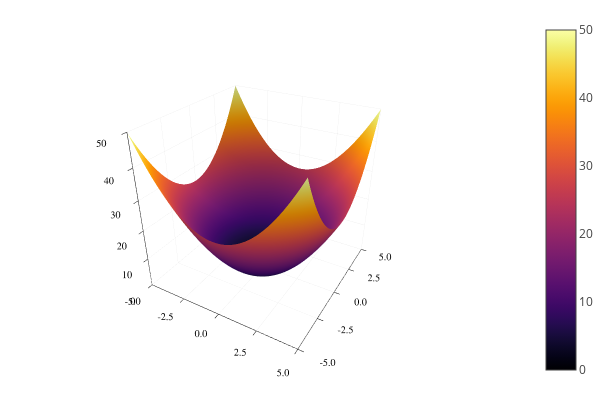

This figure's notebook cell:
### Markdown cell above
For functions of more than one variable, second-order behavior near a critical point is richer than just "min" or "max". The graph can be up-turned in some directions and down-turned in others (like a saddle). And even if it's up-turned in all directions, the relative magnitudes, there's an important difference between graphs like the one below, which form a nice bowl shape, and graphs like the one we saw above with the line-of-best-fit problem, which is more like a valley.

### Code cell
surface(-5:0.1:5, -5:0.1:5, (x,y) -> x^2 + y^2)

### Figure 1 — Plotly figure (JSON) as saved in the notebook; plotly's stock layout.template omitted (floating-point values rounded to 4 significant figures; data arrays with more than 128 entries replaced by an {"elided": "..."} marker saying what was removed)
{"data": [{"cmax": 50, "cmin": 0, "colorbar": {"title": {"text": ""}}, "colorscale": {"elided": "256x2 mixed values"}, "hoverinfo": "none", "name": "y1", "opacity": null, "showlegend": false, "showscale": true, "type": "surface", "x": [-5, -4.9, -4.8, -4.7, -4.6, -4.5, -4.4, -4.3, -4.2, -4.1, -4, -3.9, -3.8, -3.7, -3.6, -3.5, -3.4, -3.3, -3.2, -3.1, -3, -2.9, -2.8, -2.7, -2.6, -2.5, -2.4, -2.3, -2.2, -2.1, -2, -1.9, -1.8, -1.7, -1.6, -1.5, -1.4, -1.3, -1.2, -1.1, -1, -0.9, -0.8, -0.7, -0.6, -0.5, -0.4, -0.3, -0.2, -0.1, 0, 0.1, 0.2, 0.3, 0.4, 0.5, 0.6, 0.7, 0.8, 0.9, 1, 1.1, 1.2, 1.3, 1.4, 1.5, 1.6, 1.7, 1.8, 1.9, 2, 2.1, 2.2, 2.3, 2.4, 2.5, 2.6, 2.7, 2.8, 2.9, 3, 3.1, 3.2, 3.3, 3.4, 3.5, 3.6, 3.7, 3.8, 3.9, 4, 4.1, 4.2, 4.3, 4.4, 4.5, 4.6, 4.7, 4.8, 4.9, 5], "xaxis": "x", "y": [-5, -4.9, -4.8, -4.7, -4.6, -4.5, -4.4, -4.3, -4.2, -4.1, -4, -3.9, -3.8, -3.7, -3.6, -3.5, -3.4, -3.3, -3.2, -3.1, -3, -2.9, -2.8, -2.7, -2.6, -2.5, -2.4, -2.3, -2.2, -2.1, -2, -1.9, -1.8, -1.7, -1.6, -1.5, -1.4, -1.3, -1.2, -1.1, -1, -0.9, -0.8, -0.7, -0.6, -0.5, -0.4, -0.3, -0.2, -0.1, 0, 0.1, 0.2, 0.3, 0.4, 0.5, 0.6, 0.7, 0.8, 0.9, 1, 1.1, 1.2, 1.3, 1.4, 1.5, 1.6, 1.7, 1.8, 1.9, 2, 2.1, 2.2, 2.3, 2.4, 2.5, 2.6, 2.7, 2.8, 2.9, 3, 3.1, 3.2, 3.3, 3.4, 3.5, 3.6, 3.7, 3.8, 3.9, 4, 4.1, 4.2, 4.3, 4.4, 4.5, 4.6, 4.7, 4.8, 4.9, 5], "yaxis": "y", "z": {"elided": "101x101 float values"}, "zmax": 50, "zmin": 0}], "layout": {"annotations": [], "height": 400, "legend": {"bgcolor": "rgba(255, 255, 255, 1.000)", "bordercolor": "rgba(0, 0, 0, 1)", "borderwidth": 1, "font": {"color": "rgba(0, 0, 0, 1)", "family": "sans-serif", "size": 11}, "tracegroupgap": 0, "traceorder": "normal", "x": 1, "xanchor": "auto", "y": 1, "yanchor": "auto"}, "margin": {"b": 20, "l": 0, "r": 0, "t": 20}, "paper_bgcolor": "rgba(255, 255, 255, 1.000)", "plot_bgcolor": "rgba(255, 255, 255, 1.000)", "scene": {"aspectmode": "auto", "aspectratio": {"x": 1, "y": 1, "z": 1}, "camera": {"center": {"x": 0, "y": 0, "z": 0}, "eye": {"x": 1.124, "y": -1.948, "z": 1.298}, "projection": {"type": "perspective"}, "up": {"x": 0.003208, "y": 0.001847, "z": 1.0}}, "xaxis": {"anchor": "y1", "domain": [0.06582, 0.9934], "gridcolor": "rgba(0, 0, 0, 0.1)", "gridwidth": 0.5, "linecolor": "rgba(0, 0, 0, 1)", "mirror": false, "range": [-5, 5], "showgrid": true, "showline": true, "showticklabels": true, "tickangle": 0, "tickcolor": "rgb(0, 0, 0)", "tickfont": {"color": "rgba(0, 0, 0, 1)", "family": "sans-serif", "size": 11}, "tickmode": "array", "ticks": "inside", "ticktext": ["-5.0", "-2.5", "0.0", "2.5", "5.0"], "tickvals": [-5, -2.5, 0, 2.5, 5], "title": {"font": {"color": "rgba(0, 0, 0, 1)", "family": "sans-serif", "size": 15}, "text": ""}, "type": "linear", "visible": true, "zeroline": false, "zerolinecolor": "rgba(0, 0, 0, 1)"}, "yaxis": {"anchor": "x1", "domain": [0.03762, 0.9902], "gridcolor": "rgba(0, 0, 0, 0.1)", "gridwidth": 0.5, "linecolor": "rgba(0, 0, 0, 1)", "mirror": false, "range": [-5, 5], "showgrid": true, "showline": true, "showticklabels": true, "tickangle": 0, "tickcolor": "rgb(0, 0, 0)", "tickfont": {"color": "rgba(0, 0, 0, 1)", "family": "sans-serif", "size": 11}, "tickmode": "array", "ticks": "inside", "ticktext": ["-5.0", "-2.5", "0.0", "2.5", "5.0"], "tickvals": [-5, -2.5, 0, 2.5, 5], "title": {"font": {"color": "rgba(0, 0, 0, 1)", "family": "sans-serif", "size": 15}, "text": ""}, "type": "linear", "visible": true, "zeroline": false, "zerolinecolor": "rgba(0, 0, 0, 1)"}, "zaxis": {"gridcolor": "rgba(0, 0, 0, 0.1)", "gridwidth": 0.5, "linecolor": "rgba(0, 0, 0, 1)", "mirror": false, "range": [0, 50], "showgrid": true, "showline": true, "showticklabels": true, "tickangle": 0, "tickcolor": "rgb(0, 0, 0)", "tickfont": {"color": "rgba(0, 0, 0, 1)", "family": "sans-serif", "size": 11}, "tickmode": "array", "ticks": "inside", "ticktext": ["0", "10", "20", "30", "40", "50"], "tickvals": [0, 10, 20, 30, 40, 50], "title": {"font": {"color": "rgba(0, 0, 0, 1)", "family": "sans-serif", "size": 15}, "text": ""}, "type": "-", "visible": true, "zeroline": false, "zerolinecolor": "rgba(0, 0, 0, 1)"}}, "showlegend": true, "width": 600}}
